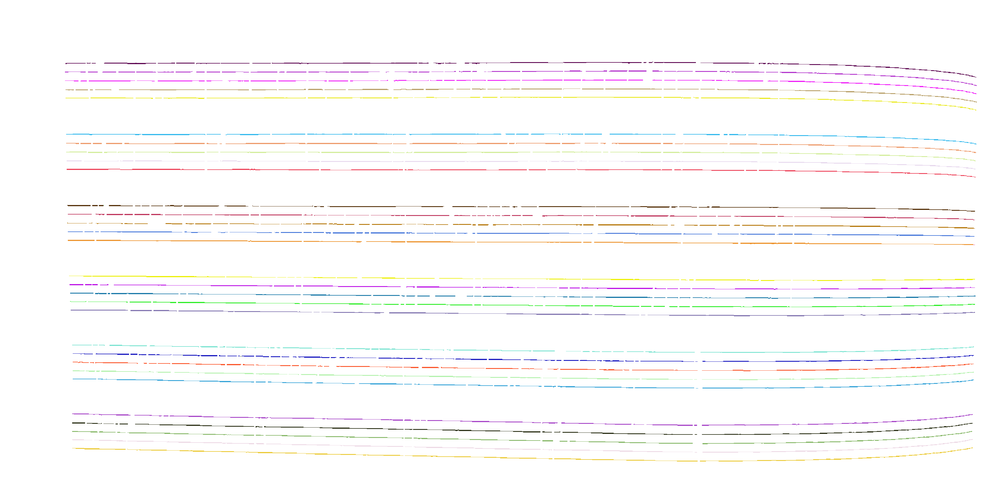
#> input picture line_detection_evaluation/pixel/coco/gt_mota_0028.png, 1000 x 494 px, shrunk from 3479 x 1718 before the run
$ jupyter execute poc.ipynb
#> lines starting #> are read from the running program, lines starting #| are printed output that depends on the picture
[cell 1]
from coco_pano_ext_demo import COCO, COCO_plot, precision_recall_maps
import coco_pano_ext_demo as coco
import matplotlib

import numpy as np
import matplotlib.pyplot as plt
from skimage.io import imread, imsave

[cell 2]
white = 255 * 256 ** 2 + 255 * 256 ** 1 + 255

def rgbtolabel(rgb_img):
    rgb_img_2d = rgb_img[..., 0] * (256 ** 2) + rgb_img[..., 1] * 256 + rgb_img[..., 2] * 1
    index, img_label  = np.unique(rgb_img_2d, return_inverse=True)

    index_white = list(index).index(white)

    # Set white (background) to 0
    img_label = np.where(img_label == index_white, -1, img_label)
    img_label = np.where(img_label == 0, index_white, img_label)
    img_label = np.where(img_label == -1, 0, img_label)

    img_label = img_label.reshape(rgb_img.shape[:2])

    return img_label

def show_precision_recall(GT, Pred, t=0.5):
    precision, recall = precision_recall_maps(GT, Pred, lower_bound=t)

    # imsave("pre.png", precision)
    # imsave("rec.png", recall)

    f, [ax1, ax2] = plt.subplots(1, 2, figsize=(30,20))
    ax1.imshow(precision)
    ax1.set_title("Precision")
    ax2.imshow(recall)
    ax2.set_title("Recall")

def compute_coco(P, T):
    PQ, SQ, RQ, score_table = COCO(P, T, ignore_zero=True, output_scores=True)
    print(
        f"""
        The Panoptic Quality is: {PQ}
        The Segmentation Quality is: {SQ}
        The Recognition Quality is: {RQ}
        """
        )
    COCO_plot(score_table)

def display_coco_all(P, T):
    compute_coco(P, T)
    show_precision_recall(T, P)

[cell 3]
T = rgbtolabel(imread("gt_mota_0028.png"))
#> in rgbtolabel, `rgb_img_2d = rgb_img[..., 0] * (256 ** 2) + rgb_img[..., 1] * 256 + rg..`:
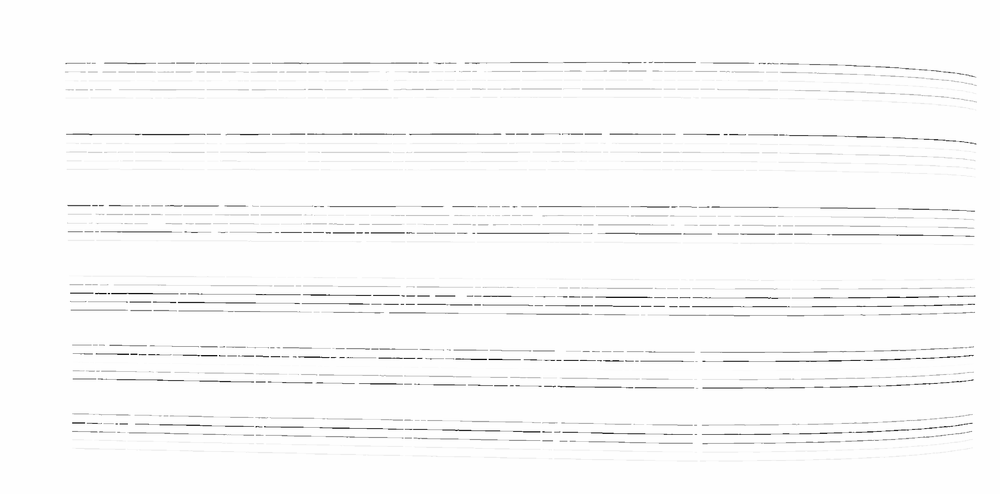
#> rgb_img_2d: shape (494, 1000) uint32; min 1118654, max 16777215, mean 16504813.7; drawn with min black and max white
#> in rgbtolabel, `index, img_label  = np.unique(rgb_img_2d, return_inverse=True)`: index = 7397 values from 1118654 to 16777215
#> in rgbtolabel, `index_white = list(index).index(white)`: index_white = 7396
#> in rgbtolabel, `img_label = img_label.reshape(rgb_img.shape[:2])`:
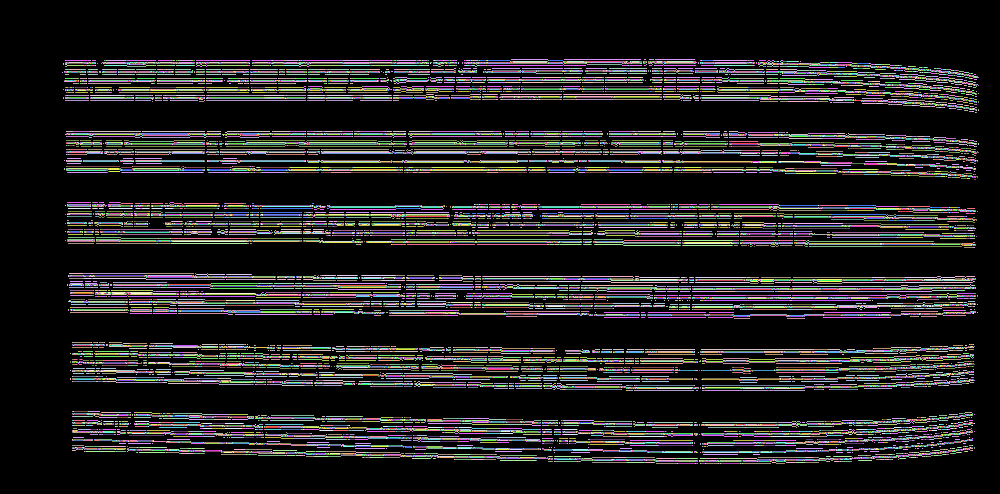
#> img_label: shape (494, 1000) int64; 7397 distinct labels, from 0 to 7396; one colour per label, 0 black

[cell 4]
P = T.copy()
display_coco_all(P, T)
#> (the call stopped at in compute_coco, `PQ, SQ, RQ, score_table = COCO(P, T, ignore_zero=True, output_scores=T..`: coco_pano_ext_demo is not available in this run)
#> (the call stopped at in show_precision_recall, `precision, recall = precision_recall_maps(GT, Pred, lower_bound=t)`: coco_pano_ext_demo is not available in this run)

[cell 5]
P = rgbtolabel(imread("gt_mota_0028_ori.png"))
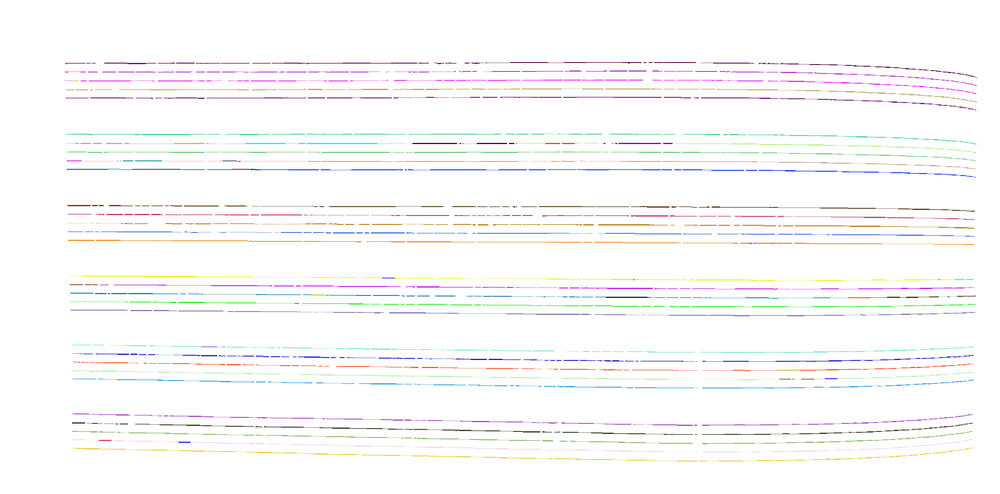
#> input picture line_detection_evaluation/pixel/coco/gt_mota_0028_ori.png, 1000 x 494 px, shrunk from 3479 x 1718 before the run
#> in rgbtolabel (call 2), `index, img_label  = np.unique(rgb_img_2d, return_inverse=True)`: index = 8662 values from 783334 to 16777215
#> in rgbtolabel (call 2), `index_white = list(index).index(white)`: index_white = 8661
#> in rgbtolabel (call 2), `img_label = img_label.reshape(rgb_img.shape[:2])`:
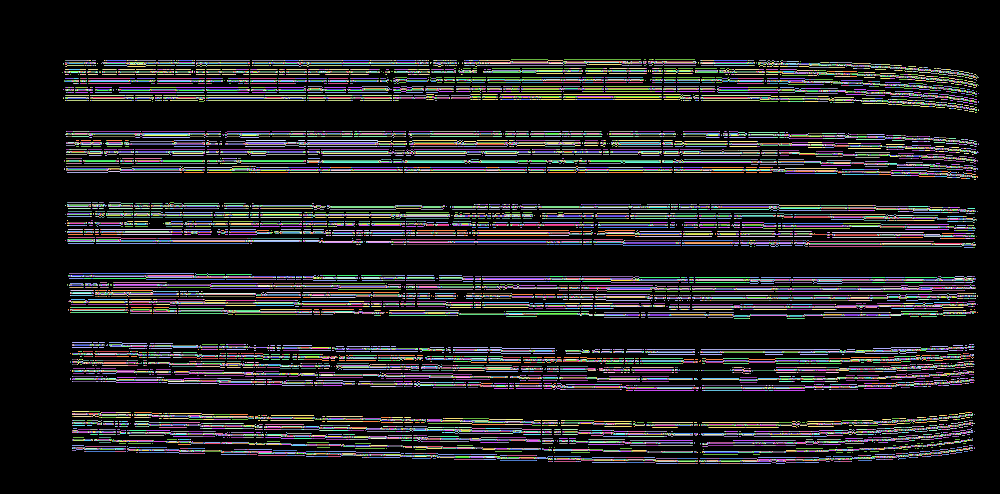
#> img_label: shape (494, 1000) int64; 8662 distinct labels, from 0 to 8661; one colour per label, 0 black
display_coco_all(P, T)
#> (the call stopped at in compute_coco, `PQ, SQ, RQ, score_table = COCO(P, T, ignore_zero=True, output_scores=T..`: coco_pano_ext_demo is not available in this run)
#> (the call stopped at in show_precision_recall, `precision, recall = precision_recall_maps(GT, Pred, lower_bound=t)`: coco_pano_ext_demo is not available in this run)

[cell 6]
P = rgbtolabel(imread("te_ml300_disc50_0028.png"))
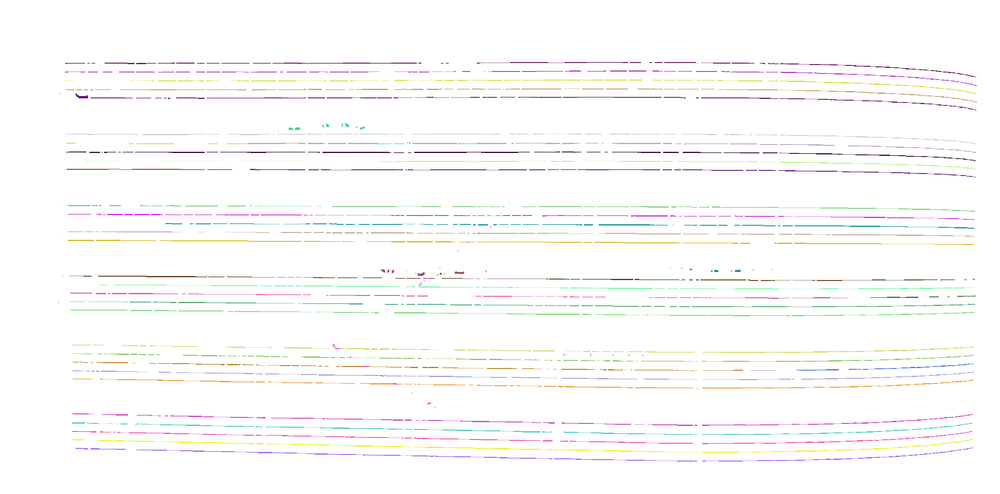
#> input picture line_detection_evaluation/pixel/coco/te_ml300_disc50_0028.png, 1000 x 494 px, shrunk from 3479 x 1718 before the run
#> in rgbtolabel (call 3), `rgb_img_2d = rgb_img[..., 0] * (256 ** 2) + rgb_img[..., 1] * 256 + rg..`:
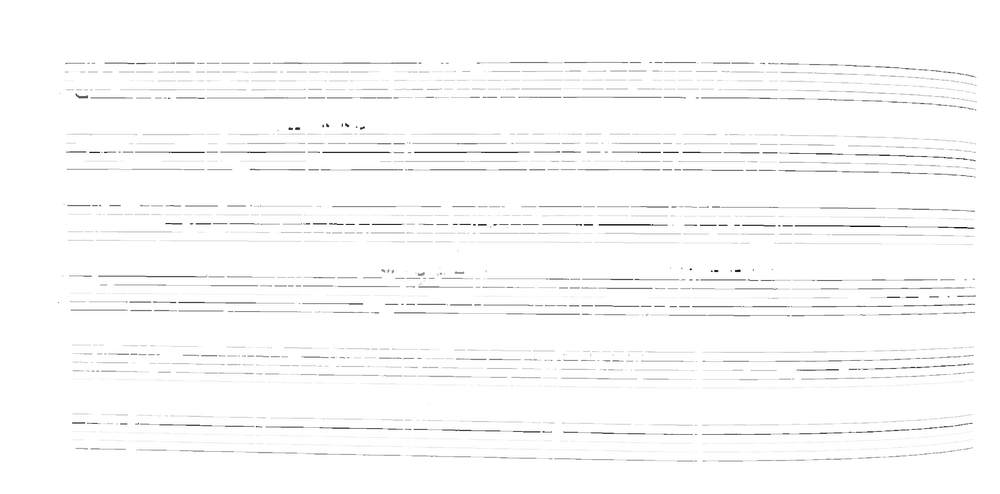
#> rgb_img_2d: shape (494, 1000) uint32; min 1013133, max 16777215, mean 16505743.1; drawn with min black and max white
#> in rgbtolabel (call 3), `index, img_label  = np.unique(rgb_img_2d, return_inverse=True)`: index = 8436 values from 1013133 to 16777215
#> in rgbtolabel (call 3), `index_white = list(index).index(white)`: index_white = 8435
#> in rgbtolabel (call 3), `img_label = img_label.reshape(rgb_img.shape[:2])`:
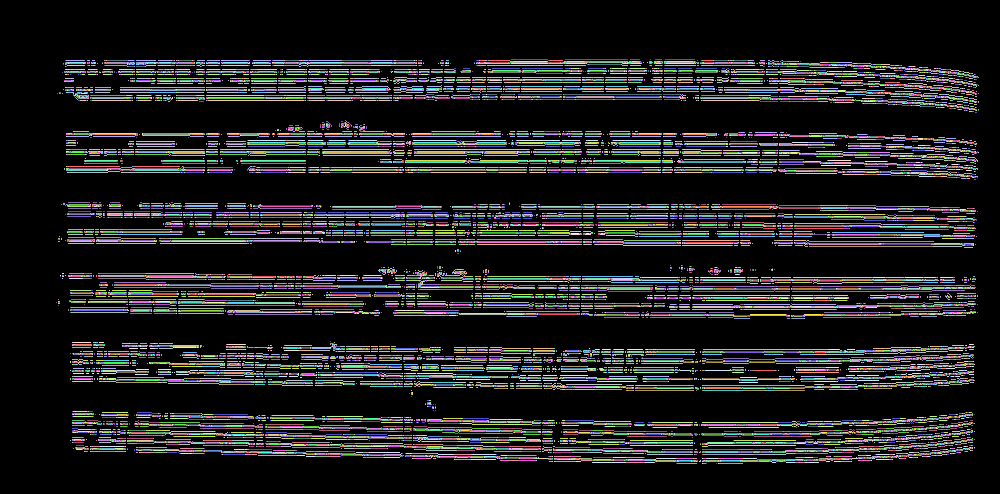
#> img_label: shape (494, 1000) int64; 8436 distinct labels, from 0 to 8435; one colour per label, 0 black
display_coco_all(P, T)
#> (the call stopped at in compute_coco, `PQ, SQ, RQ, score_table = COCO(P, T, ignore_zero=True, output_scores=T..`: coco_pano_ext_demo is not available in this run)
#> (the call stopped at in show_precision_recall, `precision, recall = precision_recall_maps(GT, Pred, lower_bound=t)`: coco_pano_ext_demo is not available in this run)
